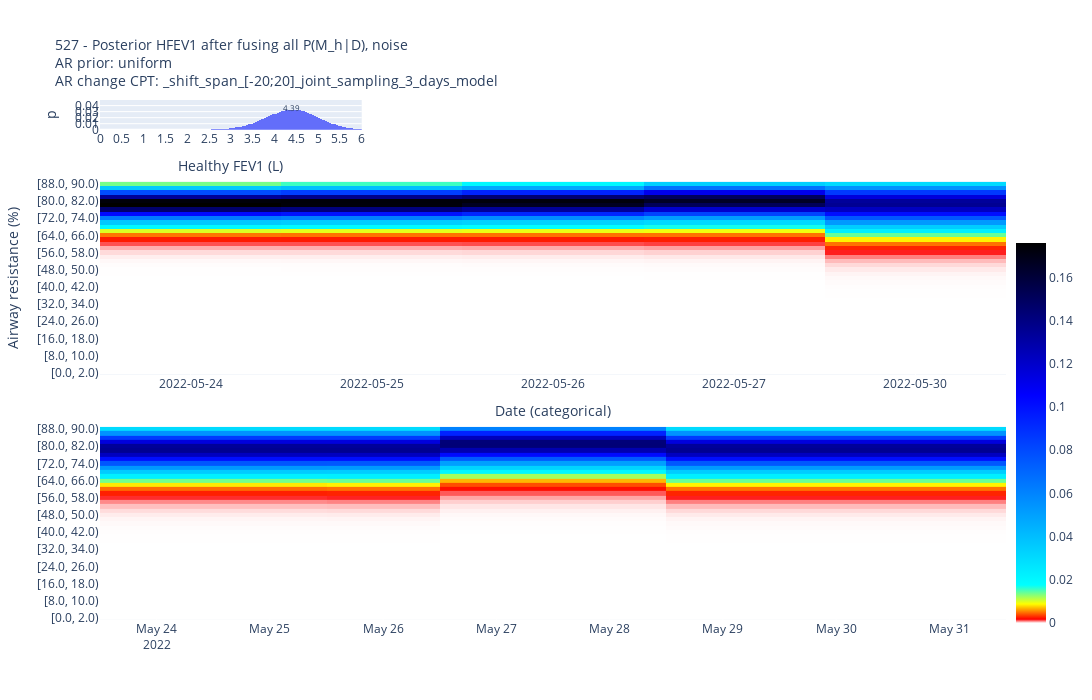

The code cell stored with this chart in its notebook:
### Code cell
# ar_prior = "breathe (2 days model, ecFEV1, ecFEF25-75)"
# ar_prior = "uniform message to HFEV1"
ar_prior = "uniform"

# for ar_prior in [
#     "uniform",
#     "uniform message to HFEV1",
#     "breathe (2 days model, ecFEV1, ecFEF25-75)",
# ]:

ar_change_cpt_suffix = "_shift_span_[-20;20]_joint_sampling_3_days_model"

dftmp = df[df.ID == "527"]
# dftmp = dftmp[:10]
fig, p_M_given_D_full, p_M_given_D, AR_dist_given_M_matrix = (
    compute_log_p_D_given_M_per_HFEV1_HO2Sat_obs_temporal_AR(
        dftmp,
        ar_prior,
        ar_change_cpt_suffix,
        debug=True,
        save=False,
    )
)

### Figure 1 — Plotly figure (JSON) as saved in the notebook; plotly's stock layout.template omitted (floating-point values rounded to 4 significant figures; data arrays with more than 128 entries replaced by an {"elided": "..."} marker saying what was removed)
{"data": [{"histfunc": "sum", "type": "histogram", "x": [1, 1.05, 1.1, 1.15, 1.2, 1.25, 1.3, 1.35, 1.4, 1.45, 1.5, 1.55, 1.6, 1.65, 1.7, 1.75, 1.8, 1.85, 1.9, 1.95, 2.0, 2.05, 2.1, 2.15, 2.2, 2.25, 2.3, 2.35, 2.4, 2.45, 2.5, 2.55, 2.6, 2.65, 2.7, 2.75, 2.8, 2.85, 2.9, 2.95, 3.0, 3.05, 3.1, 3.15, 3.2, 3.25, 3.3, 3.35, 3.4, 3.45, 3.5, 3.55, 3.6, 3.65, 3.7, 3.75, 3.8, 3.85, 3.9, 3.95, 4.0, 4.05, 4.1, 4.15, 4.2, 4.25, 4.3, 4.35, 4.4, 4.45, 4.5, 4.55, 4.6, 4.65, 4.7, 4.75, 4.8, 4.85, 4.9, 4.95, 5.0, 5.05, 5.1, 5.15, 5.2, 5.25, 5.3, 5.35, 5.4, 5.45, 5.5, 5.55, 5.6, 5.65, 5.7, 5.75, 5.8, 5.85, 5.9, 5.95], "xaxis": "x", "xbins": {"end": 6, "size": 0.05, "start": 0}, "y": [1.371e-10, 3.675e-10, 9.171e-10, 2.141e-09, 4.714e-09, 9.843e-09, 1.961e-08, 3.747e-08, 6.897e-08, 1.229e-07, 2.125e-07, 3.579e-07, 5.88e-07, 9.46e-07, 1.491e-06, 2.307e-06, 3.509e-06, 5.252e-06, 7.745e-06, 1.126e-05, 1.614e-05, 2.285e-05, 3.195e-05, 4.416e-05, 6.035e-05, 8.16e-05, 0.0001092, 0.0001447, 0.0001899, 0.0002471, 0.0003185, 0.0004068, 0.0005157, 0.000648, 0.0008089, 0.001001, 0.001232, 0.001504, 0.001824, 0.002199, 0.002631, 0.003128, 0.003696, 0.00434, 0.005067, 0.005881, 0.006785, 0.007783, 0.008875, 0.01006, 0.01134, 0.01269, 0.01412, 0.01562, 0.01718, 0.01878, 0.02042, 0.02205, 0.02368, 0.02527, 0.02677, 0.02816, 0.02944, 0.03057, 0.03154, 0.03234, 0.03294, 0.03332, 0.03349, 0.03343, 0.0331, 0.0325, 0.03169, 0.03069, 0.02951, 0.02817, 0.0267, 0.02513, 0.02348, 0.02177, 0.02001, 0.01821, 0.01646, 0.01476, 0.01314, 0.01161, 0.01017, 0.008848, 0.007637, 0.00654, 0.005544, 0.004652, 0.003872, 0.003197, 0.002619, 0.002128, 0.001715, 0.001371, 0.001087, 0.0008546], "yaxis": "y"}, {"coloraxis": "coloraxis", "type": "heatmap", "x": ["2022-05-24", "2022-05-25", "2022-05-26", "2022-05-27", "2022-05-30"], "xaxis": "x2", "y": ["[0.0, 2.0)", "[2.0, 4.0)", "[4.0, 6.0)", "[6.0, 8.0)", "[8.0, 10.0)", "[10.0, 12.0)", "[12.0, 14.0)", "[14.0, 16.0)", "[16.0, 18.0)", "[18.0, 20.0)", "[20.0, 22.0)", "[22.0, 24.0)", "[24.0, 26.0)", "[26.0, 28.0)", "[28.0, 30.0)", "[30.0, 32.0)", "[32.0, 34.0)", "[34.0, 36.0)", "[36.0, 38.0)", "[38.0, 40.0)", "[40.0, 42.0)", "[42.0, 44.0)", "[44.0, 46.0)", "[46.0, 48.0)", "[48.0, 50.0)", "[50.0, 52.0)", "[52.0, 54.0)", "[54.0, 56.0)", "[56.0, 58.0)", "[58.0, 60.0)", "[60.0, 62.0)", "[62.0, 64.0)", "[64.0, 66.0)", "[66.0, 68.0)", "[68.0, 70.0)", "[70.0, 72.0)", "[72.0, 74.0)", "[74.0, 76.0)", "[76.0, 78.0)", "[78.0, 80.0)", "[80.0, 82.0)", "[82.0, 84.0)", "[84.0, 86.0)", "[86.0, 88.0)", "[88.0, 90.0)"], "yaxis": "y2", "z": {"elided": "45x5 float values"}}, {"coloraxis": "coloraxis", "type": "heatmap", "x": ["2022-05-24", "2022-05-25", "2022-05-26", "2022-05-27", "2022-05-30"], "xaxis": "x3", "y": ["[0.0, 2.0)", "[2.0, 4.0)", "[4.0, 6.0)", "[6.0, 8.0)", "[8.0, 10.0)", "[10.0, 12.0)", "[12.0, 14.0)", "[14.0, 16.0)", "[16.0, 18.0)", "[18.0, 20.0)", "[20.0, 22.0)", "[22.0, 24.0)", "[24.0, 26.0)", "[26.0, 28.0)", "[28.0, 30.0)", "[30.0, 32.0)", "[32.0, 34.0)", "[34.0, 36.0)", "[36.0, 38.0)", "[38.0, 40.0)", "[40.0, 42.0)", "[42.0, 44.0)", "[44.0, 46.0)", "[46.0, 48.0)", "[48.0, 50.0)", "[50.0, 52.0)", "[52.0, 54.0)", "[54.0, 56.0)", "[56.0, 58.0)", "[58.0, 60.0)", "[60.0, 62.0)", "[62.0, 64.0)", "[64.0, 66.0)", "[66.0, 68.0)", "[68.0, 70.0)", "[70.0, 72.0)", "[72.0, 74.0)", "[74.0, 76.0)", "[76.0, 78.0)", "[78.0, 80.0)", "[80.0, 82.0)", "[82.0, 84.0)", "[84.0, 86.0)", "[86.0, 88.0)", "[88.0, 90.0)"], "yaxis": "y3", "z": {"elided": "45x5 float values"}}], "layout": {"annotations": [{"font": {"size": 8}, "showarrow": false, "text": "4.39", "x": 4.393, "xref": "x", "y": 0.03684, "yref": "y"}], "coloraxis": {"colorbar": {"len": 0.77, "x": 1, "y": 0.36}, "colorscale": [[0, "white"], [0.01, "red"], [0.05, "yellow"], [0.1, "cyan"], [0.6, "blue"], [1, "black"]]}, "font": {"size": 12}, "height": 700, "title": {"font": {"size": 14}, "text": "527 - Posterior HFEV1 after fusing all P(M_h|D), noise<br>AR prior: uniform<br>AR change CPT: _shift_span_[-20;20]_joint_sampling_3_days_model"}, "width": 1800, "xaxis": {"anchor": "y", "domain": [0, 0.2889], "nticks": 20, "range": [0, 6], "title": {"text": "Healthy FEV1 (L)"}}, "xaxis2": {"anchor": "y2", "domain": [0, 1], "nticks": 50, "title": {"text": "Date (categorical)"}, "type": "category"}, "xaxis3": {"anchor": "y3", "domain": [0, 1]}, "yaxis": {"anchor": "x", "domain": [0.9429, 1], "title": {"text": "p"}}, "yaxis2": {"anchor": "x2", "domain": [0.4714, 0.8429], "title": {"text": "Airway resistance (%)"}}, "yaxis3": {"anchor": "x3", "domain": [0, 0.3714]}}}
